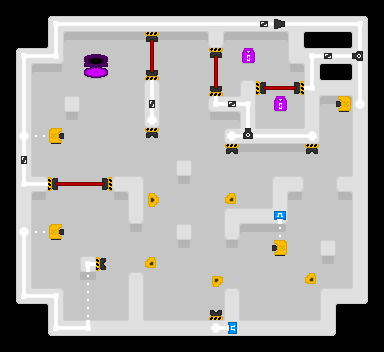

A level layout from a 2D game, rendered from its tile map. Below: a short description, then the map file with its tile-grid data intact:
An orthogonal 24x22 tile map with 16x16 px tiles, 3 tile layers (layer1, layer2, objects), 1 hidden layer not drawn.

<map version="1.5" tiledversion="1.7.2" orientation="orthogonal" renderorder="right-down" width="24" height="22" tilewidth="16" tileheight="16" infinite="0" nextlayerid="12" nextobjectid="1">
 <tileset firstgid="1" source="../porthole-tileset.tsx" />
 <layer id="1" name="layer1" width="24" height="22">
  <data encoding="csv">
1,1,1,1,1,1,1,1,1,1,1,1,1,1,1,1,1,1,1,1,1,1,1,1,
1,1,1,33,33,33,33,33,33,33,33,33,33,33,33,33,33,33,33,33,33,33,33,1,
1,1,1,33,2,2,2,2,2,2,2,2,2,33,2,2,2,2,33,1,1,1,33,1,
1,33,33,33,2,2,2,2,2,2,2,2,2,2,2,2,2,2,33,33,33,33,33,1,
1,33,2,2,2,2,2,2,2,2,2,2,2,2,2,2,2,2,2,33,1,1,33,1,
1,33,2,2,2,2,2,2,2,33,2,2,2,2,2,33,2,2,2,33,33,33,33,1,
1,33,2,2,33,2,2,2,2,33,2,2,2,33,33,33,2,2,2,33,2,2,33,1,
1,33,2,2,2,2,2,2,2,33,2,2,2,2,2,33,2,2,2,33,2,2,33,1,
1,33,2,2,2,2,2,2,2,2,2,2,2,2,33,33,33,33,33,33,2,2,33,1,
1,33,2,2,2,2,2,2,2,2,2,2,2,2,2,2,2,2,2,2,2,2,33,1,
1,33,2,2,2,2,2,2,2,2,2,33,2,2,2,2,2,2,2,2,2,2,33,1,
1,33,33,2,2,2,2,33,33,2,2,2,2,2,2,2,2,33,33,2,2,33,33,1,
1,33,2,2,2,2,2,2,33,2,2,2,2,2,2,2,2,33,2,2,2,2,33,1,
1,33,2,2,2,2,2,2,33,2,2,2,2,2,33,33,33,33,2,2,2,2,33,1,
1,33,2,2,2,2,2,2,2,2,2,33,2,2,33,2,2,2,2,2,2,2,33,1,
1,33,2,2,2,2,2,2,2,2,2,2,2,2,2,2,2,2,2,2,33,2,33,1,
1,33,2,2,2,33,2,2,2,2,2,2,2,2,2,2,2,2,2,2,2,2,33,1,
1,33,2,2,2,2,2,2,33,2,2,2,2,2,2,2,2,2,2,2,2,2,33,1,
1,33,33,33,2,2,2,2,33,2,2,2,2,2,33,2,2,2,2,2,33,33,33,1,
1,1,1,33,2,2,2,2,33,2,2,2,2,2,33,2,2,2,2,2,33,1,1,1,
1,1,1,33,33,33,33,33,33,33,33,33,33,33,33,33,33,33,33,33,33,1,1,1,
1,1,1,1,1,1,1,1,1,1,1,1,1,1,1,1,1,1,1,1,1,1,1,1
</data>
 </layer>
 <layer id="9" name="layer2" width="24" height="22">
  <data encoding="csv">
0,0,0,0,0,0,0,0,0,0,0,0,0,0,0,0,0,0,0,0,0,0,0,0,
0,0,0,37,66,66,66,66,66,66,66,66,66,137,66,66,66,66,137,66,66,66,38,0,
0,0,11,34,97,98,98,98,98,98,98,98,99,36,97,98,98,99,34,42,0,41,34,0,
0,37,66,40,0,45,46,0,0,0,0,0,0,102,0,0,0,0,39,137,66,66,138,0,
0,34,97,101,0,77,78,0,0,0,0,0,0,0,0,0,0,0,132,34,42,41,34,0,
0,34,0,0,0,0,0,0,0,35,0,0,0,0,71,35,0,0,0,136,66,66,138,0,
0,34,0,0,134,0,0,0,0,34,0,0,0,65,66,138,0,0,0,34,97,99,34,0,
0,34,0,0,102,0,0,0,0,36,0,0,0,100,99,34,72,0,71,34,0,0,34,0,
0,34,140,0,0,0,0,0,0,102,0,0,0,0,65,135,66,66,66,40,0,0,34,0,
0,34,0,0,0,0,0,0,0,0,0,0,0,0,100,98,98,98,98,101,0,0,34,0,
0,34,72,0,0,0,0,0,0,0,0,134,0,0,0,0,0,0,0,0,0,71,34,0,
0,136,68,0,0,0,0,65,8,0,0,102,0,0,0,0,0,7,68,0,0,65,138,0,
0,34,133,0,0,0,0,132,34,0,0,0,0,0,0,0,71,34,133,0,0,132,34,0,
0,34,0,0,0,0,0,0,36,0,0,0,0,0,7,66,66,40,0,0,0,0,34,0,
0,34,140,0,0,0,0,0,102,0,0,134,0,0,36,97,98,139,0,0,0,0,34,0,
0,34,0,0,0,0,0,0,0,0,0,102,0,0,102,0,0,0,0,0,134,0,34,0,
0,34,0,0,0,134,0,0,0,0,0,0,0,0,0,0,0,0,0,0,102,0,34,0,
0,34,72,0,0,109,0,0,35,0,0,0,0,0,0,0,0,0,0,0,0,71,34,0,
0,69,66,8,0,108,0,0,34,0,0,0,0,0,35,0,0,0,0,0,7,66,70,0,
0,0,43,34,72,108,0,71,34,72,0,0,0,71,34,72,0,0,0,71,34,44,0,0,
0,0,0,69,66,66,66,66,135,66,66,66,66,66,135,66,66,66,66,66,70,0,0,0,
0,0,0,0,0,0,0,0,0,0,0,0,0,0,0,0,0,0,0,0,0,0,0,0
</data>
 </layer>
 <layer id="4" name="objects" width="24" height="22">
  <data encoding="csv">
0,0,0,0,0,0,0,0,0,0,0,0,0,0,0,0,0,0,0,0,0,0,0,0,
0,0,0,196,165,165,165,165,165,165,165,165,165,165,165,165,295,298,165,165,165,165,198,0,
0,0,0,166,0,0,0,0,0,294,0,0,0,0,0,0,0,0,0,0,0,0,166,0,
0,196,165,262,0,0,0,0,0,358,0,0,0,294,0,234,0,0,0,196,295,165,332,0,
0,166,0,0,0,0,0,0,0,326,0,0,0,358,0,0,0,0,0,166,0,0,166,0,
0,166,0,0,0,0,0,0,0,166,0,0,0,326,0,0,385,323,386,262,0,0,166,0,
0,166,0,0,0,0,0,0,0,296,0,0,0,260,295,198,0,234,0,0,0,290,167,0,
0,166,0,0,0,0,0,0,0,167,0,0,0,0,0,166,0,0,0,0,0,0,0,0,
0,168,0,257,0,0,0,0,0,293,0,0,0,0,231,363,165,165,165,199,0,0,0,0,
0,297,0,0,0,0,0,0,0,0,0,0,0,0,293,0,0,0,0,293,0,0,0,0,
0,329,0,0,0,0,0,0,0,0,0,0,0,0,0,0,0,0,0,0,0,0,0,0,
0,260,165,385,323,323,386,0,0,0,0,0,0,0,0,0,0,0,0,0,0,0,0,0,
0,0,0,0,0,0,0,0,0,483,0,0,0,0,517,0,0,0,0,0,0,0,0,0,
0,0,0,0,0,0,0,0,0,0,0,0,0,0,0,0,0,391,0,0,0,0,0,0,
0,263,0,257,0,0,0,0,0,0,0,0,0,0,0,0,0,0,0,0,0,0,0,0,
0,166,0,0,0,0,0,0,0,0,0,0,0,0,0,0,0,290,0,0,0,0,0,0,
0,166,0,0,0,196,417,0,0,517,0,0,0,0,0,0,0,0,0,0,0,0,0,0,
0,166,0,0,0,0,0,0,0,0,0,0,0,451,0,0,0,0,0,517,0,0,0,0,
0,260,165,198,0,0,0,0,0,0,0,0,0,0,0,0,0,0,0,0,0,0,0,0,
0,0,0,166,0,0,0,0,0,0,0,0,0,325,0,0,0,0,0,0,0,0,0,0,
0,0,0,260,165,262,0,0,0,0,0,0,0,231,455,0,0,0,0,0,0,0,0,0,
0,0,0,0,0,0,0,0,0,0,0,0,0,0,0,0,0,0,0,0,0,0,0,0
</data>
 </layer>
 <layer id="11" name="collision" width="24" height="22" visible="0">
  <data encoding="csv">
0,0,0,0,0,0,0,0,0,0,0,0,0,0,0,0,0,0,0,0,0,0,0,0,
0,0,0,17,17,17,17,17,17,17,17,17,17,17,17,17,17,17,17,17,17,17,17,0,
0,0,0,17,0,0,0,0,0,19,0,0,0,17,0,0,0,0,17,0,0,0,17,0,
0,17,17,17,0,17,17,0,0,145,0,0,0,19,0,54,0,0,17,17,17,17,17,0,
0,17,0,0,0,0,0,0,0,21,0,0,0,145,0,0,0,0,0,17,0,0,17,0,
0,17,0,0,0,0,0,0,0,17,0,0,0,21,0,17,22,113,20,17,17,17,17,0,
0,17,0,0,17,0,0,0,0,17,0,0,0,17,17,17,0,54,0,17,0,81,17,0,
0,17,0,0,0,0,0,0,0,17,0,0,0,0,0,17,0,0,0,17,0,0,17,0,
0,17,0,82,0,0,0,0,0,19,0,0,0,0,17,17,17,17,17,17,0,0,17,0,
0,17,0,0,0,0,0,0,0,0,0,0,0,0,19,0,0,0,0,19,0,0,17,0,
0,17,0,0,0,0,0,0,0,0,0,17,0,0,0,0,0,0,0,0,0,0,17,0,
0,17,17,22,113,113,20,17,17,0,0,0,0,0,0,0,0,17,17,0,0,17,17,0,
0,17,0,0,0,0,0,0,17,54,0,0,0,0,117,0,0,17,0,0,0,0,17,0,
0,17,0,0,0,0,0,0,17,0,0,0,0,0,17,17,17,17,0,0,0,0,17,0,
0,17,0,82,0,0,0,0,0,0,0,17,0,0,17,0,0,0,0,0,0,0,17,0,
0,17,0,0,0,0,0,0,0,0,0,0,0,0,0,0,0,81,0,0,17,0,17,0,
0,17,0,0,0,17,22,0,0,117,0,0,0,0,0,0,0,0,0,0,0,0,17,0,
0,17,0,0,0,0,0,0,17,0,0,0,0,83,0,0,0,0,0,117,0,0,17,0,
0,17,17,17,0,0,0,0,17,0,0,0,0,0,17,0,0,0,0,0,17,17,17,0,
0,0,0,17,0,0,0,0,17,0,0,0,0,21,17,0,0,0,0,0,17,0,0,0,
0,0,0,17,17,17,17,17,17,17,17,17,17,17,17,17,17,17,17,17,17,0,0,0,
0,0,0,0,0,0,0,0,0,0,0,0,0,0,0,0,0,0,0,0,0,0,0,0
</data>
 </layer>
</map>
